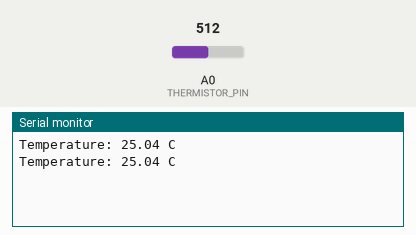
Bench run of a sketch on a simulated Arduino Uno, built with avr-gcc and run on an emulated ATmega328P. On the bench: the last lines printed to the serial monitor. Inputs (shaded band) come from the test bench; at power-on: A0 (THERMISTOR_PIN) = 512.

Above: at 1.8 s.
1.9 s: A0 (THERMISTOR_PIN) set to 716
At 2.4 s:
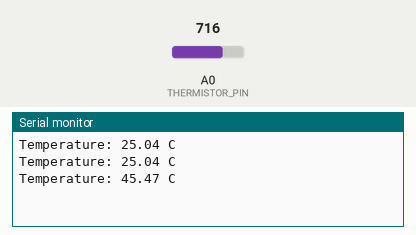
3.4 s: A0 (THERMISTOR_PIN) set to 900
At 4.8 s:
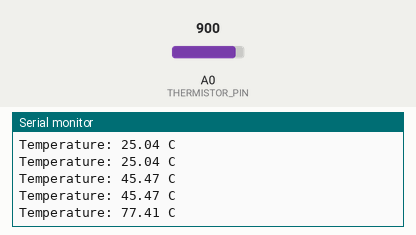
Timing chart, 0 to 6.4 s (numbered marks = the images above; inputs shaded):
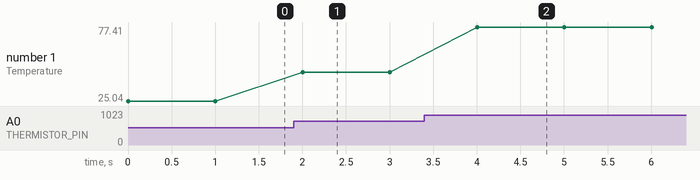

Measured:
- after the input at 1.9 s, the serial monitor: prints a new line after 0.10 s (image 1)
- after the input at 3.4 s, the serial monitor: prints a new line after 0.60 s (image 2)
- plotted number 1: 25.04 → 45.47 after the input at 1.9 s, 45.47 → 77.41 after the input at 3.4 s

The sketch:

home_thermometer.ino
```cpp
#define THERMISTOR_PIN A0
#define RESISTANCE_VALUE_MAX 1023.0
#define KILO_UNIT 1000.0
#define VCC_PIN_VALUE 5.0
#define ABSOLUTE_ZERO_IN_KELVIN 273.15
#define A_COEFFICIENT 0.001129148
#define B_COEFFICIENT 0.000234125
#define C_COEFFICIENT 0.0000000876741

void setup() {
    Serial.begin(9600);
}

void loop() {
  int vccResistance = analogRead(THERMISTOR_PIN);

  float voltage = vccResistance * (VCC_PIN_VALUE / RESISTANCE_VALUE_MAX);

  float thermistorResistanceInKiloOhm = (VCC_PIN_VALUE * (10.0 / voltage)) - 10.0;
  float thermistorResistanceInOhm = thermistorResistanceInKiloOhm  * KILO_UNIT;

  float thermistorResistanceLog = log(thermistorResistanceInOhm);

  float divider = A_COEFFICIENT
    + B_COEFFICIENT * thermistorResistanceLog
    + C_COEFFICIENT * thermistorResistanceLog*thermistorResistanceLog*thermistorResistanceLog;

  float temperatureInCelsius = (1.0 / divider) - ABSOLUTE_ZERO_IN_KELVIN;

  Serial.print("Temperature: ");
  Serial.print(temperatureInCelsius);
  Serial.println(" C");

  delay(1000);
}
```
